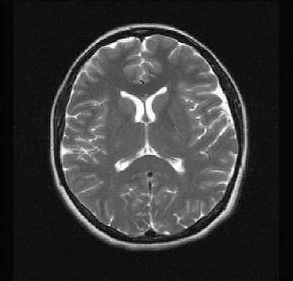
#> input picture Image Processing/images/Healthy MRI Raw.png, 293 x 281 px, found by its file name
$ jupyter execute 'Image Processing with OpenCV.ipynb'
#> lines starting #> are read from the running program, lines starting #| are printed output that depends on the picture; after the words box and inside, x2 and y2 are one past the last pixel; in counts of white or black regions, pixels touching at a corner belong together
# Image Processing with OpenCV

[cell 1]
import cv2
import numpy as np
import matplotlib.pyplot as plt

[cell 2]
image = cv2.imread("./images/Healthy MRI Raw.png")
#> image is the input picture: shape (281, 293, 3); min 0, max 255, mean 54.7
image

[cell 3]
image_rgb = cv2.cvtColor(image, cv2.COLOR_BGR2RGB)
image_rgb

[cell 4]
plt.imshow(image_rgb)
plt.axis('off')
plt.show()

With OpenCV, the image is stored directly as a 3D array. Notice that the first two dimensions, 281x293, are the regular dimensions of the image, and the third dimension is the color channel. It also uses a `numpy.ndarray` as the data structure representing this 3D array, which provide a number of computational and convenience benefits.

[cell 5]
print(type(image))
#| <class 'numpy.ndarray'>
print(image.shape)
#| (281, 293, 3)

### Grayscale Conversion
Convert the image to grayscale, which can sometimes help in simplifying the analysis.

[cell 6]
grayscale_image = cv2.cvtColor(image, cv2.COLOR_BGR2GRAY)
plt.imshow(grayscale_image, cmap='gray')

### Histogram Equalization
This can improve the contrast of an image. It's particularly useful for medical images where you want to visualize small contrast changes.

[cell 7]
equalized_image = cv2.equalizeHist(grayscale_image)
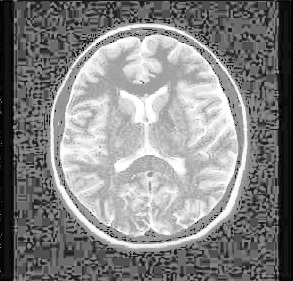
#> equalized_image: shape (281, 293); min 0, max 255, mean 131.7
plt.imshow(equalized_image, cmap='gray')

### Edge Detection
Using the Canny edge detector, you can highlight the edges in the image, which can help in identifying structures in MRIs.

[cell 8]
edges = cv2.Canny(grayscale_image, 50, 150)
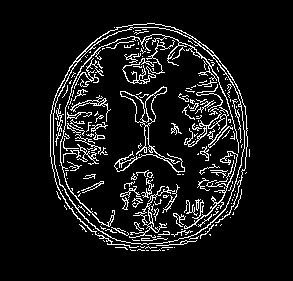
#> edges: shape (281, 293); 8.9% white in thin lines or dots, all inside (x1, y1, x2, y2) = (50, 23, 250, 251)
plt.imshow(edges, cmap='gray')

### Smoothing
Blur or smooth an image to reduce noise. Useful if the MRI has lots of high-frequency noise.

[cell 9]
blurred_image = cv2.GaussianBlur(grayscale_image, (5,5), 0)
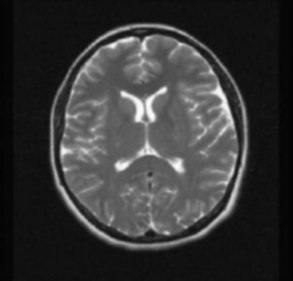
#> blurred_image: shape (281, 293); min 2, max 250, mean 54.7
plt.imshow(blurred_image, cmap='gray')

### Thresholding
Convert the grayscale image to a binary image based on pixel intensity. Everything below the threshold becomes black (0), and everything above becomes white (255).

[cell 10]
_, thresholded_image = cv2.threshold(grayscale_image, 127, 255, cv2.THRESH_BINARY)
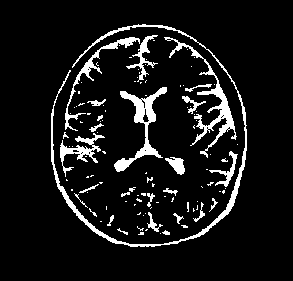
#> thresholded_image: shape (281, 293); 8.7% white; 111 white regions (86 under 20 px), largest, box (x1, y1, x2, y2) and area: (51, 24, 247, 247) 1847, (164, 37, 237, 158) 1135, (114, 87, 167, 172) 1063
plt.imshow(thresholded_image, cmap='gray')

### Morphological Operations
Erosion and dilation are fundamental morphological operations. They can be useful to emphasize or reduce certain features:
* Erosion: Reduces the size of the foreground objects. Useful for removing small noises.

[cell 11]
kernel = cv2.getStructuringElement(cv2.MORPH_RECT, (5,5))
eroded_image = cv2.erode(thresholded_image, kernel, iterations=1)
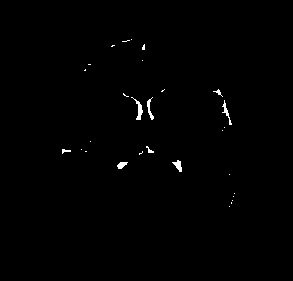
#> eroded_image: shape (281, 293); 0.56% white; 29 white regions (21 under 20 px), largest, box (x1, y1, x2, y2) and area: (131, 97, 143, 120) 85, (222, 100, 232, 125) 63, (147, 97, 154, 120) 62
plt.imshow(eroded_image, cmap='gray')

* **Dilation**: Increases the size of the foreground objects. Useful for filling holes in objects.

[cell 12]
dilated_image = cv2.dilate(thresholded_image, kernel, iterations=1)
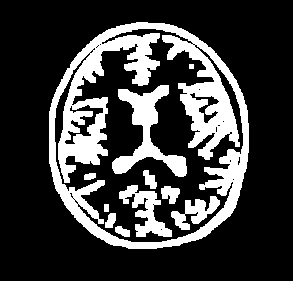
#> dilated_image: shape (281, 293); 23.8% white; 11 white regions, largest, box (x1, y1, x2, y2) and area: (49, 22, 249, 249) 14646, (112, 85, 187, 177) 2299, (119, 185, 172, 237) 1143
plt.imshow(dilated_image, cmap='gray')

### Image Segmentation
K-means clustering is one method for segmentation. For MRI, this can help segment out different tissues or areas of interest.

[cell 13]
# Reshaping the image to be a list of pixels
pixels = grayscale_image.reshape((-1, 1))
pixels = np.float32(pixels)

# Applying kmeans clustering
criteria = (cv2.TERM_CRITERIA_EPS + cv2.TERM_CRITERIA_MAX_ITER, 100, 0.2)
_, labels, centers = cv2.kmeans(pixels, 2, None, criteria, 10, cv2.KMEANS_RANDOM_CENTERS)
#> centers = [17.23, 115]

segmented_image = centers[labels.flatten()]
segmented_image = segmented_image.reshape(grayscale_image.shape)
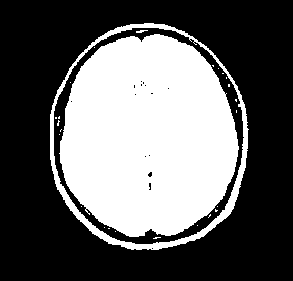
#> segmented_image: shape (281, 293) float32; values 17.23 (black) and 115 (white), 38.3% white; 26 white regions (23 under 20 px), largest, box (x1, y1, x2, y2) and area: (59, 34, 239, 237) 28227, (50, 23, 249, 250) 3196, (136, 30, 148, 33) 22
plt.imshow(segmented_image, cmap='gray')

$ run again, with Image Processing/images/Abnormal MRI Raw.png copied over Image Processing/images/Healthy MRI Raw.png
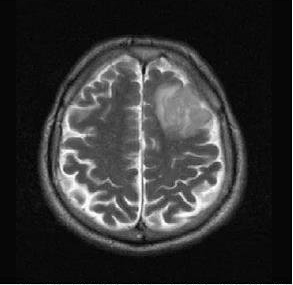
#> input picture Image Processing/images/Abnormal MRI Raw.png, 293 x 285 px, found by its file name
#> image is the input picture: shape (285, 293, 3); min 0, max 255, mean 52.1
#| <class 'numpy.ndarray'>
#| (285, 293, 3)
#> `edges = cv2.Canny(grayscale_image, 50, 150)`:
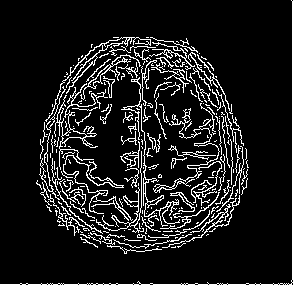
#> edges: shape (285, 293); 10.9% white in thin lines or dots
#> thresholded_image: shape (285, 293); 11.7% white; 68 white regions (60 under 20 px), largest, box (x1, y1, x2, y2) and area: (56, 55, 225, 231) 8159, (61, 93, 104, 144) 585, (0, 0, 293, 285) 577
#> eroded_image: shape (285, 293); 3.4% white; 32 white regions (16 under 20 px), largest, box (x1, y1, x2, y2) and area: (159, 88, 207, 125) 861, (59, 171, 102, 223) 555, (192, 170, 223, 214) 418
#> dilated_image: shape (285, 293); 23.3% white; 19 white regions, largest, box (x1, y1, x2, y2) and area: (52, 53, 227, 233) 15640, (0, 0, 293, 285) 1725, (172, 164, 243, 245) 785
#> centers = [13.56, 115.9]
#> `segmented_image = segmented_image.reshape(grayscale_image.shape)`:
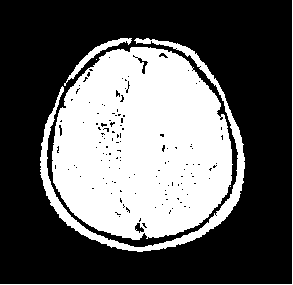
#> segmented_image: shape (285, 293) float32; values 13.56 (black) and 115.9 (white), 37.7% white; 6 white regions (2 under 20 px), largest, box (x1, y1, x2, y2) and area: (52, 47, 233, 240) 26845, (40, 38, 245, 252) 3612, (0, 0, 293, 285) 577, (64, 38, 132, 86) 430

$ run again, with Image Processing/images/MRI Healthy vs Abnormal Example.png copied over Image Processing/images/Healthy MRI Raw.png
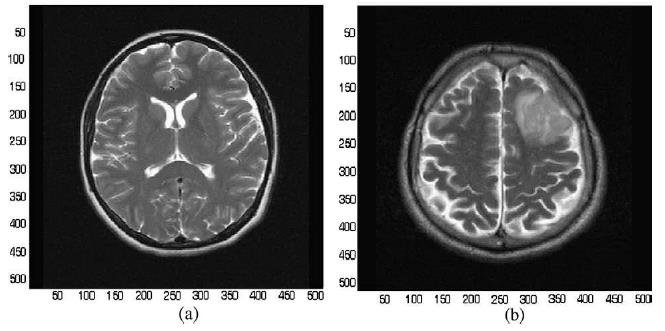
#> input picture Image Processing/images/MRI Healthy vs Abnormal Example.png, 665 x 331 px, found by its file name
#> image is the input picture: shape (331, 665, 3); min 0, max 255, mean 96.8
#| <class 'numpy.ndarray'>
#| (331, 665, 3)
#> `edges = cv2.Canny(grayscale_image, 50, 150)`:
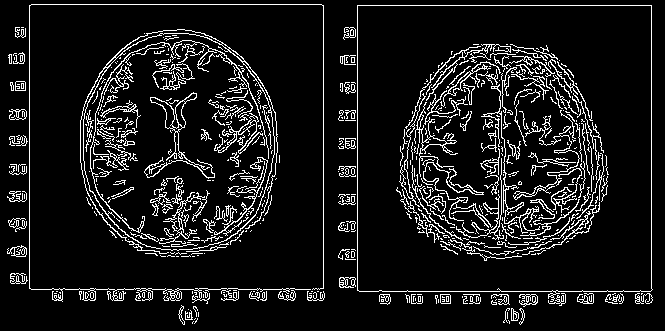
#> edges: shape (331, 665); 9.9% white in thin lines or dots
#> thresholded_image: shape (331, 665); 30% white; 198 white regions (164 under 20 px), largest, box (x1, y1, x2, y2) and area: (0, 0, 665, 331) 49610, (416, 62, 585, 238) 8158, (81, 30, 277, 253) 1847
#> eroded_image: shape (331, 665); 18.8% white; 64 white regions (39 under 20 px), largest, box (x1, y1, x2, y2) and area: (0, 0, 665, 331) 38127, (519, 95, 567, 132) 861, (419, 178, 462, 230) 555
#> dilated_image: shape (331, 665); 42.9% white; 30 white regions, largest, box (x1, y1, x2, y2) and area: (0, 0, 665, 331) 57144, (412, 60, 587, 240) 15639, (79, 28, 279, 255) 14646
#> centers = [42.05, 235.1]
#> `segmented_image = segmented_image.reshape(grayscale_image.shape)`:
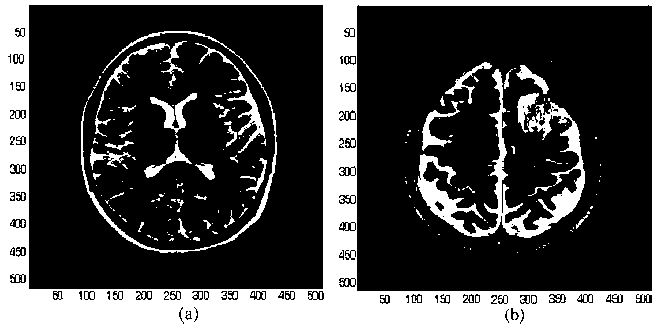
#> segmented_image: shape (331, 665) float32; values 42.05 (black) and 235.1 (white), 28.3% white; 199 white regions (158 under 20 px), largest, box (x1, y1, x2, y2) and area: (0, 0, 665, 331) 49230, (417, 69, 585, 238) 5354, (81, 31, 277, 253) 1602
